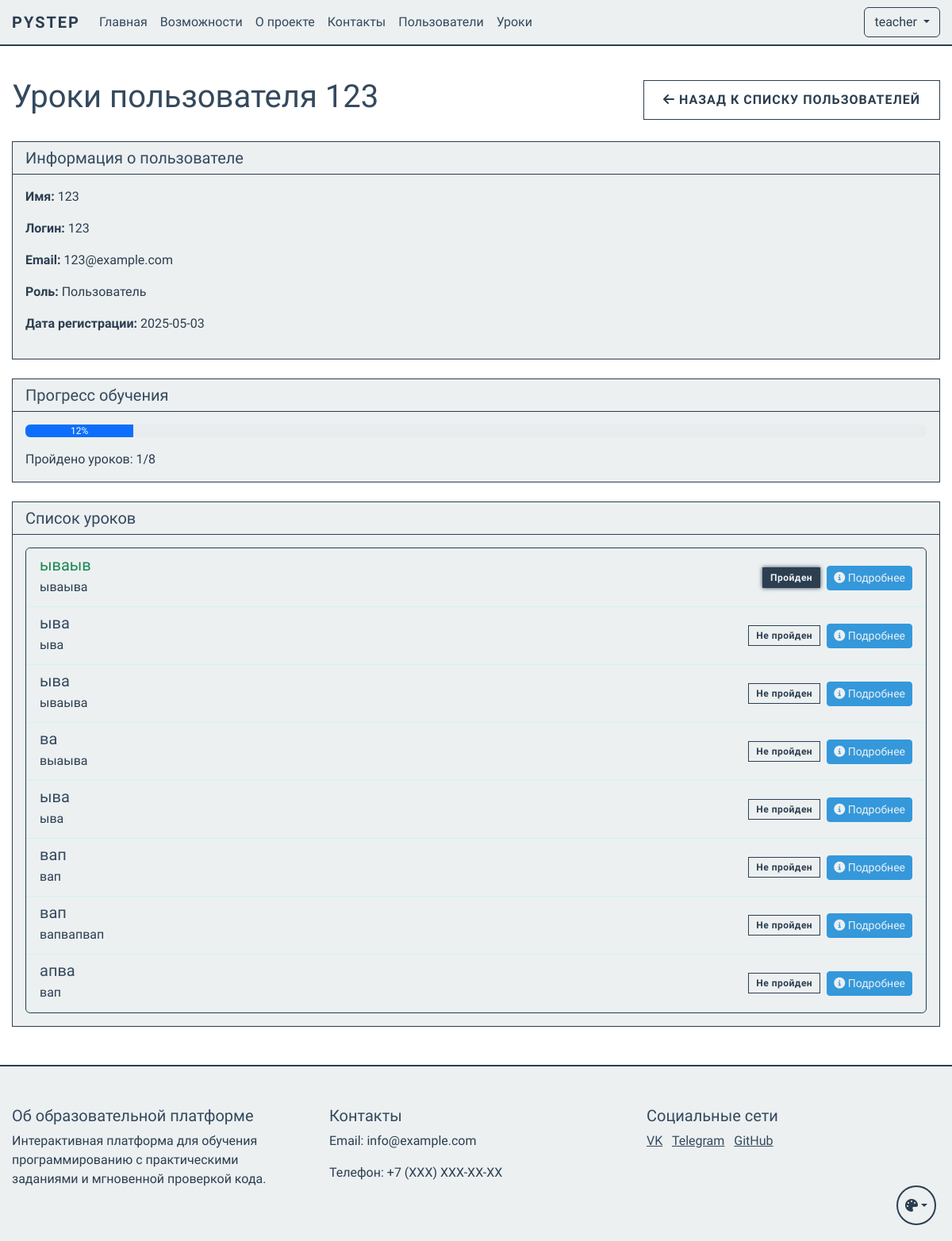
The page /admin/user/3/lessons (signed in) on the database its author committed.
### app.py (models this page shows, shortened)
class User(UserMixin, db.Model):
    id = db.Column(db.Integer, primary_key=True)
    name = db.Column(db.String(100), nullable=False)
    username = db.Column(db.String(80), unique=True, nullable=False)
    email = db.Column(db.String(120), unique=True, nullable=False)
    password_hash = db.Column(db.String(128))
    is_admin = db.Column(db.Boolean, default=False)
    user_type = db.Column(db.String(20), default='student')  # student, teacher, admin
    created_by = db.Column(db.Integer, db.ForeignKey('user.id'), nullable=True)  # ID пользователя, создавшего этого пользователя
    created_at = db.Column(db.DateTime, default=db.func.now())
    last_login = db.Column(db.DateTime)
    is_active = db.Column(db.Boolean, default=True)
    progress = db.relationship('UserProgress', backref='user', lazy=True)
    ratings = db.relationship('UserRating', backref='user', lazy=True)
    created_users = db.relationship('User', backref=db.backref('creator', remote_side=[id]))

class Lesson(db.Model):
    id = db.Column(db.Integer, primary_key=True)
    order_number = db.Column(db.Integer, unique=True, nullable=False)
    title = db.Column(db.String(200), nullable=False)
    description = db.Column(db.Text)
    is_active = db.Column(db.Boolean, default=True)
    created_at = db.Column(db.DateTime, default=db.func.now())
    theory_content = db.Column(db.Text)
    theory_test = db.relationship('TheoryTest', backref='lesson', uselist=False)
    practice_tasks = db.relationship('PracticeTask', backref='lesson', lazy=True)
    required_lesson_id = db.Column(db.Integer, db.ForeignKey('lesson.id'), nullable=True)
    required_lesson = db.relationship('Lesson', remote_side=[id], backref='next_lessons')

### app.py (the view)
@app.route('/admin/user/<int:user_id>/lessons')
@login_required
def view_user_lessons(user_id):
    if not current_user.is_admin:
        abort(403)
    user = User.query.get_or_404(user_id)
    lessons = Lesson.query.order_by(Lesson.order_number).all()
    user_progress = UserProgress.query.filter_by(user_id=user_id).all()
    completed_lesson_ids = [progress.lesson_id for progress in user_progress if progress.is_completed]
    total_lessons = len(lessons)
    completed_lessons = len(completed_lesson_ids)
    progress_percentage = int((completed_lessons / total_lessons * 100)) if total_lessons > 0 else 0
    return render_template('user_lessons.html',
                         user=user,
                         lessons=lessons,
                         completed_lesson_ids=completed_lesson_ids,
                         progress_percentage=progress_percentage,
                         completed_lessons=completed_lessons,
                         total_lessons=total_lessons)

### app.py (called while the page is built)
@login_manager.user_loader
def load_user(user_id):
    return db.session.get(User, int(user_id))

### templates/user_lessons.html (shortened to what this page needs)
{% extends "base.html" %}
{% block content %}
<div class="container mt-4">
    <div class="d-flex justify-content-between align-items-center mb-4">
        <h1>Уроки пользователя {{ user.username }}</h1>
        <a href="{{ url_for('user_list') }}" class="btn btn-secondary">
            <i class="fas fa-arrow-left"></i> Назад к списку пользователей
        </a>
    </div>
    <div class="card">
        <div class="card-header">
            <h5 class="mb-0">Информация о пользователе</h5>
        </div>
        <div class="card-body">
            <p><strong>Имя:</strong> {{ user.name }}</p>
            <p><strong>Логин:</strong> {{ user.username }}</p>
            <p><strong>Email:</strong> {{ user.email }}</p>
            <p><strong>Роль:</strong> {{ 'Администратор' if user.is_admin else 'Пользователь' }}</p>
            <p><strong>Дата регистрации:</strong> {{ user.created_at.strftime('%Y-%m-%d') }}</p>
        </div>
    </div>
    <div class="card mt-4">
        <div class="card-header">
            <h5 class="mb-0">Прогресс обучения</h5>
        </div>
        <div class="card-body">
            <div class="progress mb-3">
                <div class="progress-bar" role="progressbar" style="width: {{ progress_percentage }}%">
                    {{ progress_percentage }}%
                </div>
            </div>
            <p class="mb-0">Пройдено уроков: {{ completed_lessons }}/{{ total_lessons }}</p>
        </div>
    </div>
    <div class="card mt-4">
        <div class="card-header">
            <h5 class="mb-0">Список уроков</h5>
        </div>
        <div class="card-body">
            {% if lessons %}
                <div class="list-group">
                    {% for lesson in lessons %}
                        <div class="list-group-item">
                            <div class="d-flex justify-content-between align-items-center">
                                <div>
                                    <h5 class="mb-1 {% if lesson.id in completed_lesson_ids %}text-success{% endif %}">
                                        {{ lesson.title }}
                                    </h5>
                                    <p class="mb-1">{{ lesson.description }}</p>
                                </div>
                                <div class="d-flex align-items-center">
                                    {% if lesson.id in completed_lesson_ids %}
                                        <span class="badge bg-success me-2">Пройден</span>
                                    {% else %}
                                        <span class="badge bg-secondary me-2">Не пройден</span>
                                    {% endif %}
                                    <a href="{{ url_for('view_user_lesson_details', user_id=user.id, lesson_id=lesson.id) }}"
                                       class="btn btn-sm btn-info">
                                        <i class="fas fa-info-circle"></i> Подробнее
                                    </a>
                                </div>
                            </div>
                        </div>
                    {% endfor %}
                </div>
            {% else %}
                <div class="alert alert-info">
                    Уроки не найдены.
                </div>
            {% endif %}
        </div>
    </div>
</div>
{% endblock %}

### templates/base.html (shortened to what this page needs)
<!DOCTYPE html>
<html lang="ru">
<head>
    <link href="https://cdn.jsdelivr.net/npm/bootstrap@5.3.0/dist/css/bootstrap.min.css" rel="stylesheet">
    <link href="{{ url_for('static', filename='css/themes.css') }}" rel="stylesheet">
    <link href="{{ url_for('static', filename='css/base.css') }}" rel="stylesheet">
    <link href="{{ url_for('static', filename='css/components.css') }}" rel="stylesheet">
    <link href="{{ url_for('static', filename='css/forms.css') }}" rel="stylesheet">
    <link href="{{ url_for('static', filename='css/tables.css') }}" rel="stylesheet">
    <link href="{{ url_for('static', filename='css/layout.css') }}" rel="stylesheet">
</head>
<body>
    <nav class="navbar navbar-expand-lg navbar-dark">
        <div class="container">
            <a class="navbar-brand" href="{{ url_for('index') }}">PyStep</a>
            <div class="collapse navbar-collapse" id="navbarNav">
                <ul class="navbar-nav me-auto">
                    <li class="nav-item">
                        <a class="nav-link" href="{{ url_for('index') }}">Главная</a>
                    </li>
                    <li class="nav-item">
                        <a class="nav-link" href="/#features">Возможности</a>
                    </li>
                    <li class="nav-item">
                        <a class="nav-link" href="/#about">О проекте</a>
                    </li>
                    <li class="nav-item">
                        <a class="nav-link" href="/#contact">Контакты</a>
                    </li>
                    {% if current_user.is_admin %}
                    <li class="nav-item">
                            <a class="nav-link" href="{{ url_for('user_list') }}">Пользователи</a>
                    </li>
                    <li class="nav-item">
                            <a class="nav-link" href="{{ url_for('lesson_list') }}">Уроки</a>
                    </li>
                    {% endif %}
                </ul>
                <div class="d-flex">
                    {% if current_user.is_authenticated %}
                        <div class="dropdown">
                            <button class="btn btn-outline-light dropdown-toggle" type="button" id="userMenu" data-bs-toggle="dropdown">
                                {{ current_user.username }}
                            </button>
                        </div>
                    {% else %}
                        <a href="{{ url_for('login') }}" class="btn btn-outline-light me-2">Войти</a>
                    {% endif %}
                </div>
            </div>
        </div>
    </nav>
    {% block content %}{% endblock %}
    <footer class="footer mt-5">
        <div class="container">
            <div class="row">
                <div class="col-md-4">
                    <h5>Об образовательной платформе</h5>
                    <p>Интерактивная платформа для обучения программированию с практическими заданиями и мгновенной проверкой кода.</p>
                </div>
                <div class="col-md-4">
                    <h5>Контакты</h5>
                    <p>Email: info@example.com</p>
                    <p>Телефон: +7 (XXX) XXX-XX-XX</p>
                </div>
                <div class="col-md-4">
                    <h5>Социальные сети</h5>
                    <a href="#" class="text-white me-2">VK</a>
                    <a href="#" class="text-white me-2">Telegram</a>
                    <a href="#" class="text-white">GitHub</a>
                </div>
            </div>
        </div>
    </footer>
    <div class="theme-switch">
        <button class="btn dropdown-toggle" type="button" id="themeDropdown" data-bs-toggle="dropdown" aria-expanded="false">
            <i class="fa-solid fa-palette"></i>
        </button>
    </div>
    <link rel="stylesheet" href="https://cdnjs.cloudflare.com/ajax/libs/font-awesome/6.5.1/css/all.min.css">
</body>
</html>

### static/css/themes.css (style rules this page uses)
:root[data-theme="classic"] { --cyber-primary: #2c3e50; --cyber-secondary: #34495e; --cyber-dark: #ecf0f1; --cyber-bg: #ffffff; --cyber-text: #2c3e50; --cyber-text-light: #34495e; --cyber-text-muted: #7f8c8d; --cyber-card-bg: #ecf0f1; --cyber-text-dark: #2c3e50; --cyber-info: #3498db; }

### static/css/base.css (style rules this page uses)
body { font-family: 'Orbitron', sans-serif; background-color: var(--cyber-bg); color: var(--cyber-text); min-height: 100vh; display: flex; flex-direction: column; opacity: 0; transition: opacity 0.3s ease; }
body.theme-loaded { opacity: 1; }
h1, h2, h3, h4, h5, h6 { color: var(--cyber-text-light); }
p { color: var(--cyber-text); }
.text-white { color: var(--cyber-text-light) !important; }
.navbar { background-color: var(--cyber-dark) !important; border-bottom: 2px solid var(--cyber-primary); }
.navbar-brand { color: var(--cyber-primary) !important; font-weight: 700; text-transform: uppercase; letter-spacing: 2px; }
.nav-link { color: var(--cyber-text-light) !important; transition: all 0.3s ease; }
.footer { background-color: var(--cyber-dark); border-top: 2px solid var(--cyber-primary); color: var(--cyber-text-light); padding: 50px 0; margin-top: auto; }

### static/css/components.css (style rules this page uses)
.card { background-color: var(--cyber-card-bg); border: 1px solid var(--cyber-primary); color: var(--cyber-text-light); }
.card-header { background-color: rgba(0, 255, 157, 0.1); border-bottom: 1px solid var(--cyber-primary); color: var(--cyber-text-light); }
.card-body { background-color: var(--cyber-card-bg); color: var(--cyber-text-light); }
.btn-outline-light { border-color: var(--cyber-primary); color: var(--cyber-primary); transition: all 0.3s ease; }

### static/css/layout.css (style rules this page uses)
.container { max-width: 1200px; margin: 0 auto; padding: 0 15px; }
.row { margin: 0 -15px; }
.col, [class*="col-"] { padding: 0 15px; }
.mt-4 { margin-top: 1.5rem; }
.mt-5 { margin-top: 3rem; }
.mb-1 { margin-bottom: 0.25rem; }
.mb-3 { margin-bottom: 1rem; }
.mb-4 { margin-bottom: 1.5rem; }
.d-flex { display: flex; }
.justify-content-between { justify-content: space-between; }
.align-items-center { align-items: center; }

### rows shown on the page
User: username "teacher"
User: username "123", name "123", email "123@example.com", is_admin "Пользователь", created_at "2025-05-03"
Lesson: title "ываыв", description "ываыва", shows "Пройден"
Lesson: title "ыва", description "ыва", shows "Не пройден"
Lesson: title "ыва", description "ываыва", shows "Не пройден"
Lesson: title "ва", description "выаыва", shows "Не пройден"
Lesson: title "ыва", description "ыва", shows "Не пройден"
Lesson: title "вап", description "вап", shows "Не пройден"
Lesson: title "вап", description "вапвапвап", shows "Не пройден"
Lesson: title "апва", description "вап", shows "Не пройден"

### other values the page prints
{{ progress_percentage }} "12"
{{ completed_lessons }} "1"
{{ total_lessons }} "8"
